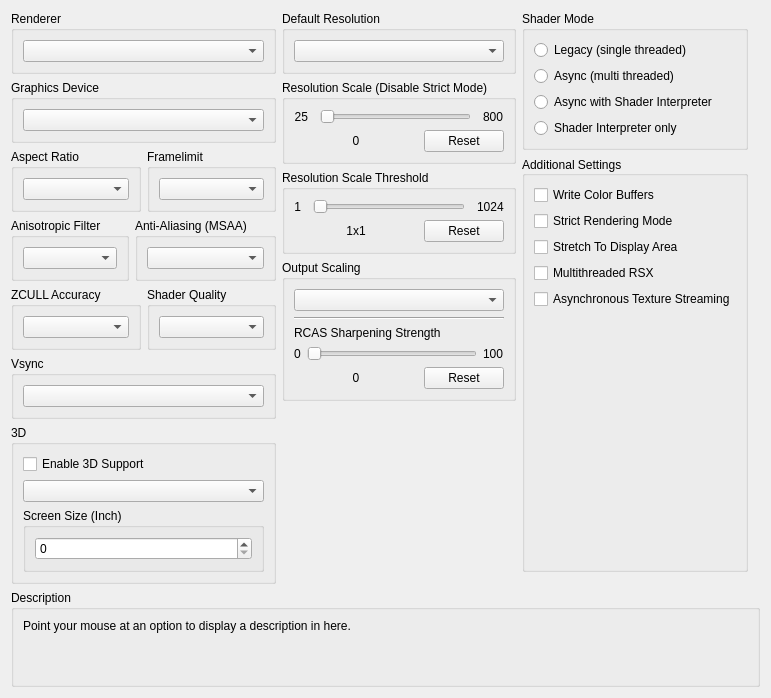
      <widget class="QWidget" name="gpuTab">
       <attribute name="title">
        <string>GPU</string>
       </attribute>
       <layout class="QVBoxLayout" name="gpuTab_layout" stretch="0,1,0">
        <item>
         <layout class="QHBoxLayout" name="gpuTabLayout" stretch="1,1,1">
          <item>
           <layout class="QVBoxLayout" name="gpuTabLayoutLeft">
            <item>
             <widget class="QGroupBox" name="gb_renderer">
              <property name="title">
               <string>Renderer</string>
              </property>
              <layout class="QVBoxLayout" name="gb_renderer_layout">
               <item>
                <widget class="QComboBox" name="renderBox"/>
               </item>
              </layout>
             </widget>
            </item>
            <item>
             <widget class="QGroupBox" name="gb_graphicsAdapter">
              <property name="title">
               <string>Graphics Device</string>
              </property>
              <layout class="QVBoxLayout" name="gb_graphicsAdapter_layout">
               <item>
                <widget class="QComboBox" name="graphicsAdapterBox"/>
               </item>
              </layout>
             </widget>
            </item>
            <item>
             <widget class="QWidget" name="widget_gpu_top" native="true">
              <layout class="QHBoxLayout" name="widget_gpu_top_layout" stretch="1,1">
               <property name="leftMargin">
                <number>0</number>
               </property>
               <property name="topMargin">
                <number>0</number>
               </property>
               <property name="rightMargin">
                <number>0</number>
               </property>
               <property name="bottomMargin">
                <number>0</number>
               </property>
               <item>
                <widget class="QGroupBox" name="gb_aspectRatio">
                 <property name="title">
                  <string>Aspect Ratio</string>
                 </property>
                 <layout class="QVBoxLayout" name="gb_aspectRatio_layout">
                  <item>
                   <widget class="QComboBox" name="aspectBox"/>
                  </item>
                 </layout>
                </widget>
               </item>
               <item>
                <widget class="QGroupBox" name="gb_frameLimit">
                 <property name="title">
                  <string>Framelimit</string>
                 </property>
                 <layout class="QVBoxLayout" name="gb_frameLimit_layout">
                  <item>
                   <widget class="QComboBox" name="frameLimitBox"/>
                  </item>
                 </layout>
                </widget>
               </item>
              </layout>
             </widget>
            </item>
            <item>
             <widget class="QWidget" name="widget_gpu_bottom" native="true">
              <layout class="QHBoxLayout" name="widget_gpu_bottom_layout" stretch="1,1">
               <property name="leftMargin">
                <number>0</number>
               </property>
               <property name="topMargin">
                <number>0</number>
               </property>
               <property name="rightMargin">
                <number>0</number>
               </property>
               <property name="bottomMargin">
                <number>0</number>
               </property>
               <item>
                <widget class="QGroupBox" name="gb_anisotropicFilter">
                 <property name="title">
                  <string>Anisotropic Filter</string>
                 </property>
                 <layout class="QVBoxLayout" name="gb_anisotropicFilter_layout">
                  <item>
                   <widget class="QComboBox" name="anisotropicFilterOverride"/>
                  </item>
                 </layout>
                </widget>
               </item>
               <item>
                <widget class="QGroupBox" name="gb_antiAliasing">
                 <property name="title">
                  <string>Anti-Aliasing (MSAA)</string>
                 </property>
                 <layout class="QVBoxLayout" name="gb_antiAliasing_layout">
                  <item>
                   <widget class="QComboBox" name="antiAliasing"/>
                  </item>
                 </layout>
                </widget>
               </item>
              </layout>
             </widget>
            </item>
            <item>
             <widget class="QWidget" name="widget_gpu_3" native="true">
              <layout class="QHBoxLayout" name="widget_gpu_3_layout" stretch="1,1">
               <property name="leftMargin">
                <number>0</number>
               </property>
               <property name="topMargin">
                <number>0</number>
               </property>
               <property name="rightMargin">
                <number>0</number>
               </property>
               <property name="bottomMargin">
                <number>0</number>
               </property>
               <item>
                <widget class="QGroupBox" name="gbZCULL">
                 <property name="title">
                  <string>ZCULL Accuracy</string>
                 </property>
                 <layout class="QVBoxLayout" name="gbZCULL_layout">
                  <item>
                   <widget class="QComboBox" name="zcullPrecisionMode"/>
                  </item>
                 </layout>
                </widget>
               </item>
               <item>
                <widget class="QGroupBox" name="gbShaderPrecision">
                 <property name="title">
                  <string>Shader Quality</string>
                 </property>
                 <layout class="QVBoxLayout" name="gbShaderPrecision_layout">
                  <item>
                   <widget class="QComboBox" name="shaderPrecision"/>
                  </item>
                 </layout>
                </widget>
               </item>
              </layout>
             </widget>
            </item>
            <item>
             <widget class="QWidget" name="widget_gpu_4" native="true">
              <layout class="QHBoxLayout" name="widget_gpu_4_layout" stretch="1">
               <property name="leftMargin">
                <number>0</number>
               </property>
               <property name="topMargin">
                <number>0</number>
               </property>
               <property name="rightMargin">
                <number>0</number>
               </property>
               <property name="bottomMargin">
                <number>0</number>
               </property>
               <item>
                <widget class="QGroupBox" name="gbVsync">
                 <property name="title">
                  <string>Vsync</string>
                 </property>
                 <layout class="QVBoxLayout" name="gbVsync_layout">
                  <item>
                   <widget class="QComboBox" name="vsyncMode"/>
                  </item>
                 </layout>
                </widget>
               </item>
              </layout>
             </widget>
            </item>
            <item>
             <widget class="QGroupBox" name="gb_stereo">
              <property name="title">
               <string>3D</string>
              </property>
              <layout class="QVBoxLayout" name="gb_stereo_layout">
               <item>
                <widget class="QCheckBox" name="stereoRenderEnabled">
                 <property name="text">
                  <string>Enable 3D Support</string>
                 </property>
                </widget>
               </item>
               <item>
                <widget class="QComboBox" name="stereoRenderMode"/>
               </item>
               <item>
                <widget class="QGroupBox" name="gb_screen_size">
                 <property name="title">
                  <string>Screen Size (Inch)</string>
                 </property>
                 <layout class="QVBoxLayout" name="layout_gb_screen_size">
                  <item>
                   <widget class="QSpinBox" name="sb_screen_size"/>
                  </item>
                 </layout>
                </widget>
               </item>
              </layout>
             </widget>
            </item>
            <item>
             <spacer name="gpu_tab_layout_right_spacer">
              <property name="orientation">
               <enum>Qt::Orientation::Vertical</enum>
              </property>
              <property name="sizeType">
               <enum>QSizePolicy::Policy::MinimumExpanding</enum>
              </property>
              <property name="sizeHint" stdset="0">
               <size>
                <width>0</width>
                <height>0</height>
               </size>
              </property>
             </spacer>
            </item>
           </layout>
          </item>
          <item>
           <layout class="QVBoxLayout" name="gpuTabLayoutMiddle">
            <item>
             <widget class="QGroupBox" name="gb_default_resolution">
              <property name="title">
               <string>Default Resolution</string>
              </property>
              <layout class="QVBoxLayout" name="gb_default_resolution_layout">
               <item>
                <widget class="QComboBox" name="resBox"/>
               </item>
              </layout>
             </widget>
            </item>
            <item>
             <layout class="QVBoxLayout" name="layout_resolution_scale">
              <property name="spacing">
               <number>6</number>
              </property>
              <property name="leftMargin">
               <number>0</number>
              </property>
              <item>
               <widget class="QGroupBox" name="gb_resolutionScale">
                <property name="title">
                 <string>Resolution Scale (Disable Strict Mode)</string>
                </property>
                <layout class="QVBoxLayout" name="gb_resolutionScale_layout">
                 <item>
                  <widget class="QWidget" name="resolutionScaleLayoutTop" native="true">
                   <layout class="QHBoxLayout" name="horizontalLayout_23" stretch="0,1,0">
                    <property name="spacing">
                     <number>12</number>
                    </property>
                    <property name="leftMargin">
                     <number>0</number>
                    </property>
                    <property name="topMargin">
                     <number>0</number>
                    </property>
                    <property name="rightMargin">
                     <number>0</number>
                    </property>
                    <property name="bottomMargin">
                     <number>0</number>
                    </property>
                    <item>
                     <widget class="QLabel" name="resolutionScaleMin">
                      <property name="text">
                       <string>25</string>
                      </property>
                      <property name="alignment">
                       <set>Qt::AlignmentFlag::AlignRight|Qt::AlignmentFlag::AlignTrailing|Qt::AlignmentFlag::AlignVCenter</set>
                      </property>
                     </widget>
                    </item>
                    <item>
                     <widget class="QSlider" name="resolutionScale">
                      <property name="orientation">
                       <enum>Qt::Orientation::Horizontal</enum>
                      </property>
                     </widget>
                    </item>
                    <item>
                     <widget class="QLabel" name="resolutionScaleMax">
                      <property name="text">
                       <string>800</string>
                      </property>
                     </widget>
                    </item>
                   </layout>
                  </widget>
                 </item>
                 <item>
                  <layout class="QHBoxLayout" name="resolutionScaleLayoutBottom" stretch="1,0">
                   <item>
                    <widget class="QLabel" name="resolutionScaleVal">
                     <property name="text">
                      <string>0</string>
                     </property>
                     <property name="alignment">
                      <set>Qt::AlignmentFlag::AlignCenter</set>
                     </property>
                    </widget>
                   </item>
                   <item>
                    <widget class="QPushButton" name="resolutionScaleReset">
                     <property name="text">
                      <string>Reset</string>
                     </property>
                    </widget>
                   </item>
                  </layout>
                 </item>
                </layout>
               </widget>
              </item>
              <item>
               <widget class="QGroupBox" name="gb_minimumScalableDimension">
                <property name="title">
                 <string>Resolution Scale Threshold</string>
                </property>
                <layout class="QVBoxLayout" name="gb_minimumScalableDimension_layout">
                 <item>
                  <layout class="QHBoxLayout" name="minimumScalableDimensionLayoutTop" stretch="0,1,0">
                   <property name="spacing">
                    <number>12</number>
                   </property>
                   <item>
                    <widget class="QLabel" name="minimumScalableDimensionMin">
                     <property name="text">
                      <string>1</string>
                     </property>
                     <property name="alignment">
                      <set>Qt::AlignmentFlag::AlignRight|Qt::AlignmentFlag::AlignTrailing|Qt::AlignmentFlag::AlignVCenter</set>
                     </property>
                    </widget>
                   </item>
                   <item>
                    <widget class="QSlider" name="minimumScalableDimension">
                     <property name="orientation">
                      <enum>Qt::Orientation::Horizontal</enum>
                     </property>
                    </widget>
                   </item>
                   <item>
                    <widget class="QLabel" name="minimumScalableDimensionMax">
                     <property name="text">
                      <string>1024</string>
                     </property>
                    </widget>
                   </item>
                  </layout>
                 </item>
                 <item>
                  <layout class="QHBoxLayout" name="minimumScalableDimensionLayoutBottom" stretch="1,0">
                   <item>
                    <widget class="QLabel" name="minimumScalableDimensionVal">
                     <property name="text">
                      <string>1x1</string>
                     </property>
                     <property name="alignment">
                      <set>Qt::AlignmentFlag::AlignCenter</set>
                     </property>
                    </widget>
                   </item>
                   <item>
                    <widget class="QPushButton" name="minimumScalableDimensionReset">
                     <property name="text">
                      <string>Reset</string>
                     </property>
                    </widget>
                   </item>
                  </layout>
                 </item>
                </layout>
               </widget>
              </item>
             </layout>
            </item>
            <item>
             <widget class="QGroupBox" name="gb_outputScaling">
              <property name="title">
               <string>Output Scaling</string>
              </property>
              <layout class="QVBoxLayout" name="gb_Upscaling_layout">
               <item>
                <widget class="QComboBox" name="outputScalingMode"/>
               </item>
               <item>
                <widget class="Line" name="line">
                 <property name="orientation">
                  <enum>Qt::Orientation::Horizontal</enum>
                 </property>
                </widget>
               </item>
               <item>
                <widget class="QWidget" name="fsrSharpeningStrengthWidget" native="true">
                 <layout class="QVBoxLayout" name="fsrSharpeningWidgetLayout">
                  <property name="leftMargin">
                   <number>0</number>
                  </property>
                  <property name="topMargin">
                   <number>0</number>
                  </property>
                  <property name="rightMargin">
                   <number>0</number>
                  </property>
                  <property name="bottomMargin">
                   <number>0</number>
                  </property>
                  <item>
                   <widget class="QLabel" name="fsrSharpeningStrengthLabel">
                    <property name="sizePolicy">
                     <sizepolicy hsizetype="Preferred" vsizetype="Preferred">
                      <horstretch>0</horstretch>
                      <verstretch>0</verstretch>
                     </sizepolicy>
                    </property>
                    <property name="text">
                     <string>RCAS Sharpening Strength</string>
                    </property>
                    <property name="alignment">
                     <set>Qt::AlignmentFlag::AlignBottom|Qt::AlignmentFlag::AlignLeading|Qt::AlignmentFlag::AlignLeft</set>
                    </property>
                    <property name="margin">
                     <number>1</number>
                    </property>
                   </widget>
                  </item>
                  <item>
                   <layout class="QHBoxLayout" name="fsrSharpeningLayoutTop">
                    <item>
                     <widget class="QLabel" name="minSharpeningVal">
                      <property name="text">
                       <string>0</string>
                      </property>
                     </widget>
                    </item>
                    <item>
                     <widget class="QSlider" name="fsrSharpeningStrength">
                      <property name="orientation">
                       <enum>Qt::Orientation::Horizontal</enum>
                      </property>
                     </widget>
                    </item>
                    <item>
                     <widget class="QLabel" name="maxSharpeningVal">
                      <property name="sizePolicy">
                       <sizepolicy hsizetype="Minimum" vsizetype="Preferred">
                        <horstretch>0</horstretch>
                        <verstretch>0</verstretch>
                       </sizepolicy>
                      </property>
                      <property name="text">
                       <string>100</string>
                      </property>
                     </widget>
                    </item>
                   </layout>
                  </item>
                  <item>
                   <layout class="QHBoxLayout" name="fsrSharpeningLayoutBottom" stretch="1,0">
                    <item>
                     <widget class="QLabel" name="fsrSharpeningStrengthVal">
                      <property name="text">
                       <string>0</string>
                      </property>
                      <property name="alignment">
                       <set>Qt::AlignmentFlag::AlignCenter</set>
                      </property>
                     </widget>
                    </item>
                    <item>
                     <widget class="QPushButton" name="fsrSharpeningStrengthReset">
                      <property name="text">
                       <string>Reset</string>
                      </property>
                     </widget>
                    </item>
                   </layout>
                  </item>
                 </layout>
                </widget>
               </item>
              </layout>
             </widget>
            </item>
            <item>
             <spacer name="gpu_tab_layout_middle_spacer">
              <property name="orientation">
               <enum>Qt::Orientation::Vertical</enum>
              </property>
              <property name="sizeType">
               <enum>QSizePolicy::Policy::MinimumExpanding</enum>
              </property>
              <property name="sizeHint" stdset="0">
               <size>
                <width>0</width>
                <height>0</height>
               </size>
              </property>
             </spacer>
            </item>
           </layout>
          </item>
          <item>
           <layout class="QVBoxLayout" name="gpuTabLayoutRight">
            <property name="rightMargin">
             <number>12</number>
            </property>
            <property name="bottomMargin">
             <number>12</number>
            </property>
            <item>
             <widget class="QGroupBox" name="gb_shader_mode">
              <property name="minimumSize">
               <size>
                <width>0</width>
                <height>123</height>
               </size>
              </property>
              <property name="title">
               <string>Shader Mode</string>
              </property>
              <layout class="QVBoxLayout" name="verticalLayout">
               <item>
                <widget class="QRadioButton" name="rb_legacy_recompiler">
                 <property name="text">
                  <string notr="true">Legacy (single threaded)</string>
                 </property>
                </widget>
               </item>
               <item>
                <widget class="QRadioButton" name="rb_async_recompiler">
                 <property name="text">
                  <string notr="true">Async (multi threaded)</string>
                 </property>
                </widget>
               </item>
               <item>
                <widget class="QRadioButton" name="rb_async_with_shader_interpreter">
                 <property name="text">
                  <string notr="true">Async with Shader Interpreter</string>
                 </property>
                </widget>
               </item>
               <item>
                <widget class="QRadioButton" name="rb_shader_interpreter_only">
                 <property name="text">
                  <string notr="true">Shader Interpreter only</string>
                 </property>
                </widget>
               </item>
              </layout>
             </widget>
            </item>
            <item>
             <widget class="QGroupBox" name="gb_additional_settings">
              <property name="title">
               <string>Additional Settings</string>
              </property>
              <property name="alignment">
               <set>Qt::AlignmentFlag::AlignLeading|Qt::AlignmentFlag::AlignLeft|Qt::AlignmentFlag::AlignVCenter</set>
              </property>
              <layout class="QVBoxLayout" name="gb_additional_settings_layout">
               <item>
                <widget class="QCheckBox" name="dumpColor">
                 <property name="text">
                  <string>Write Color Buffers</string>
                 </property>
                </widget>
               </item>
               <item>
                <widget class="QCheckBox" name="strictModeRendering">
                 <property name="text">
                  <string>Strict Rendering Mode</string>
                 </property>
                </widget>
               </item>
               <item>
                <widget class="QCheckBox" name="stretchToDisplayArea">
                 <property name="text">
                  <string>Stretch To Display Area</string>
                 </property>
                </widget>
               </item>
               <item>
                <widget class="QCheckBox" name="multithreadedRSX">
                 <property name="text">
                  <string>Multithreaded RSX</string>
                 </property>
                </widget>
               </item>
               <item>
                <widget class="QCheckBox" name="asyncTextureStreaming">
                 <property name="text">
                  <string>Asynchronous Texture Streaming</string>
                 </property>
                </widget>
               </item>
               <item>
                <spacer name="additional_settings_spacer">
                 <property name="orientation">
                  <enum>Qt::Orientation::Vertical</enum>
                 </property>
                 <property name="sizeType">
                  <enum>QSizePolicy::Policy::MinimumExpanding</enum>
                 </property>
                 <property name="sizeHint" stdset="0">
                  <size>
                   <width>0</width>
                   <height>0</height>
                  </size>
                 </property>
                </spacer>
               </item>
              </layout>
             </widget>
            </item>
           </layout>
          </item>
         </layout>
        </item>
        <item>
         <spacer name="gpuTabSpacer">
          <property name="orientation">
           <enum>Qt::Orientation::Vertical</enum>
          </property>
          <property name="sizeType">
           <enum>QSizePolicy::Policy::MinimumExpanding</enum>
          </property>
          <property name="sizeHint" stdset="0">
           <size>
            <width>0</width>
            <height>0</height>
           </size>
          </property>
         </spacer>
        </item>
        <item>
         <widget class="QGroupBox" name="gb_description_gpu">
          <property name="title">
           <string>Description</string>
          </property>
          <layout class="QHBoxLayout" name="gb_description_gpu_layout">
           <item>
            <widget class="QLabel" name="description_gpu">
             <property name="text">
              <string>Point your mouse at an option to display a description in here.


</string>
             </property>
             <property name="textFormat">
              <enum>Qt::TextFormat::PlainText</enum>
             </property>
             <property name="alignment">
              <set>Qt::AlignmentFlag::AlignLeading|Qt::AlignmentFlag::AlignLeft|Qt::AlignmentFlag::AlignTop</set>
             </property>
             <property name="wordWrap">
              <bool>true</bool>
             </property>
            </widget>
           </item>
          </layout>
         </widget>
        </item>
       </layout>
      </widget>
